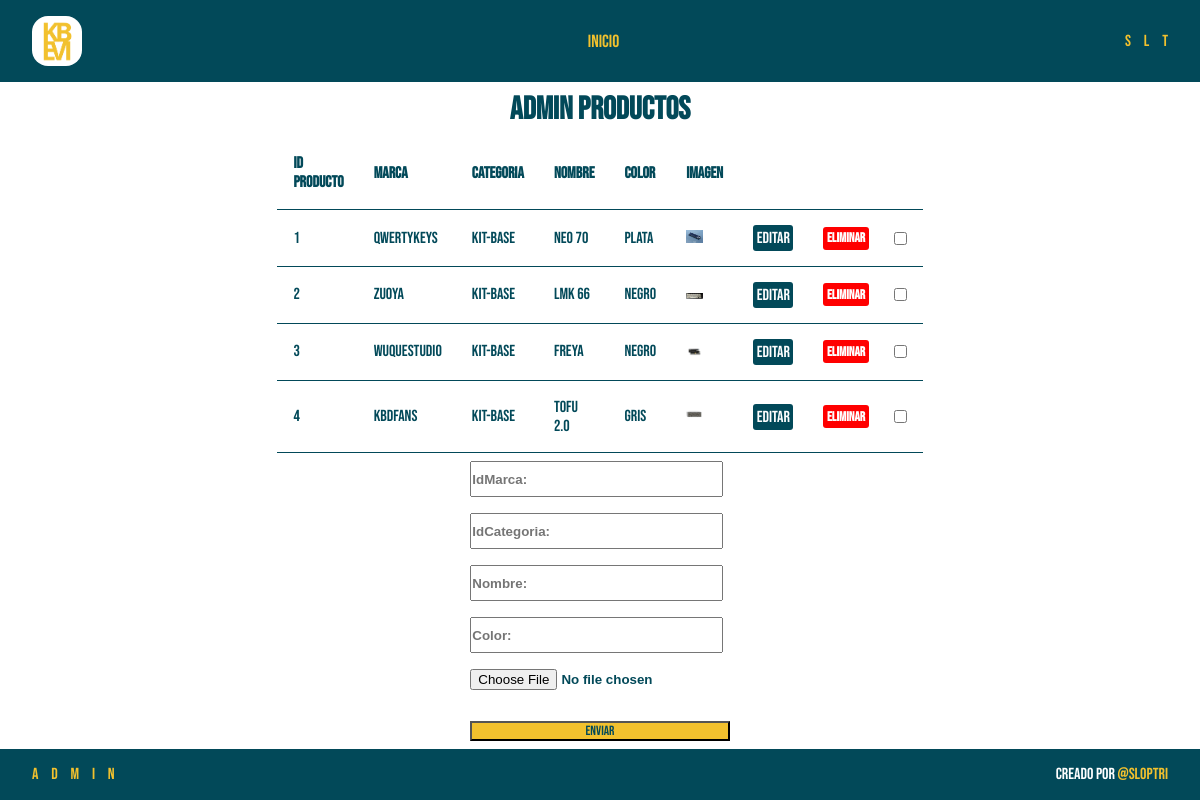
Screenshot of /admin/productos/admin_productos.php with the database file from the repository.
### tables this page shows
CREATE TABLE `producto` (
  `IdProducto` int(11) NOT NULL,
  `IdMarca` int(10) NOT NULL,
  `IdCategoria` int(10) NOT NULL,
  `Nombre` varchar(30) NOT NULL,
  `Color` varchar(100) NOT NULL,
  `Imagen` varchar(1000) DEFAULT NULL
);

### admin/productos/admin_productos.php (the view, shortened to what this page needs)
<?php
    $con = connection();
    $sql = "SELECT p.*,
       (SELECT c.Nombre
        FROM categoria c
        WHERE c.IdCategoria = p.IdCategoria) AS NombreCategoria
        FROM producto p;";
    $query = mysqli_query($con,$sql);
?>
<!DOCTYPE html>
<html lang="en">
<head>
    <link rel="stylesheet" href="../../css/styles.css">
</head>
<body>
    <header class="header">
        <img class="header__logo" src="../../img/logo.png" alt="">
        <a href="../index.php" class="header__admin__a">Inicio</a>
        <p class="logo__text">
            <span class="logo__text__letter">S</span>
            <span class="logo__text__letter">L</span>
            <span class="logo__text__letter">T</span>
        </p>
    </header>
    <main class="main__admin">
        <div class="main__admin__text"><h1>ADMIN PRODUCTOS</h1></div>
        <div class="main__admin__db">
            <table class="main__admin__db__table">
                <tr class="main__admin__db__table__tr">
                    <td>Id Producto</td>
                    <td>Marca</td>
                    <td>Categoria</td>
                    <td>Nombre</td>
                    <td>Color</td>
                    <td>Imagen</td>
                    <td></td>
                    <td></td>
                </tr>
                <?php
                        $marca=array();
                        $sql2 = "SELECT * FROM marca";
                        $query2 = mysqli_query($con,$sql2);
                        while($row2 = mysqli_fetch_assoc($query2)):
                            $marca[$row2['IdMarca']] = $row2['Nombre'];
                        endwhile;
                        while($row = mysqli_fetch_array($query)):
                    ?>
                <tr class="main__admin__db__table__tr">
                    <td><?= $row['IdProducto']?></td>
                    <td><?= $marca[$row['IdMarca']]?></td>
                    <td><?= $row['NombreCategoria']?></td>
                    <td><?= $row['Nombre']?></td>
                    <td><?= $row['Color']?></td>
                    <td><img src="<?= $row['Imagen']?>"alt="" class="main__admin__db__table__tr__img"></td>
                    <td><a href="update_producto.php?id=<?= $row['IdProducto']?>" class="main__admin__db__table__edit">Editar</a></td>
                    <td>
                        <form action="delete_producto.php" method="post" class="main__admin__db__table__seguro">
                            <button type="submit" class="main__admin__db__table__delete">Eliminar</button>
                            <input type="checkbox" name="seguro" class="main__admin__db__table__delete__seguro">
                        </form>
                    </td>
                </tr>
                <?php
                    endwhile;
                ?>
            </table>
        </div>
        <div class="main__admin__container">
            <form action="create_producto.php" method="POST" enctype="multipart/form-data">
                <article>
                    <input type="text" name="IdMarca" required  class="main__admin__container__form" placeholder="IdMarca:"><br><br>
                </article>
                <article>
                    <input type="text" name="IdCategoria" required  class="main__admin__container__form" placeholder="IdCategoria:"><br><br>
                </article>
                <article>
                    <input type="text" name="Nombre" required  class="main__admin__container__form" placeholder="Nombre:"><br><br>
                </article>
                <article>
                <input type="text" name="Color" required  class="main__admin__container__form" placeholder="Color:"><br><br>
                </article>
                <article>
                    <input type="file" name="Imagen" required  class="main__admin__container__form"><br><br>
                </article>
                <button type="submit" class="main__admin__container__form__buttom">Enviar</button>
            </form>
        </div>
    </main>
    <footer class="footer">
        <p class="logo__text">
            <span class="logo__text__letter">A</span>
            <span class="logo__text__letter">D</span>
            <span class="logo__text__letter">M</span>
            <span class="logo__text__letter">I</span>
            <span class="logo__text__letter">N</span>
        </p>
        <p class="footer__container__text">Creado por <a href="#">@Sloptri</a></p>
    </footer>
</body>
</html>

### css/styles.css (style rules this page uses)
* { box-sizing: border-box; margin: 0; padding: 0; }
body { height: 100svh; display: flex; flex-direction: column; }
p, a, h1,td,button { font-family: "Bebas Neue", sans-serif; }
img { width: 100%; height: 100%; }
a { text-decoration: none; color: #024959; }
.logo__text { display: flex; gap: .8rem; color: #F2C12E; }
.logo__text__letter { transition: .3s color; }
.header { display: flex; justify-content: space-between; align-items: center; background-color: #024959; padding: 1rem 2rem; }
.header__logo { width: 50px; height: 50px; border-radius: 1rem; }
.main__admin { display: grid; grid-template-columns: 7fr; flex-grow: 1; }
.footer__container__text a { color: #F2C12E; }
.footer__container__text { color: #ffffff; }
.footer { background-color:#024959; padding: 1rem 2rem; display: flex; flex-direction: row; justify-content: space-between; }
.main__admin__container { display: flex; flex-direction: column; align-items: center; justify-content: center; font-family: Arial, Helvetica, sans-serif; }
.main__admin__container__form { width: 100%; color: #024959; font-weight: bold; }
form { display: flex; flex-direction: column; row-gap: 1rem; color: #024959; }
article { display: flex; column-gap: .4rem; }
.main__admin__container__form__buttom { color: #024959; background-color: #F2C12E; }
.main__admin__text { display: flex; justify-content: center; align-items: center; font-family: Arial, Helvetica, sans-serif; color: #024959; }
.header__admin__a { color:#F2C12E; font-size: 1.1rem; transition: .3s font-size,color; }
.main__admin__db { display: flex; justify-content: center; }
.main__admin__db__table { width: 50%; border-collapse: collapse; color: #024959; }
.main__admin__db__table__tr { border: 1px solid transparent; border-bottom: 1px solid #024959; }
.main__admin__db__table__tr:first-child { font-weight: bold; }
.main__admin__db__table__tr td { padding: 15px; }
.main__admin__db__table__edit { color: white; background-color: #024959; border-radius: 3px; padding: 3.5px; }
.main__admin__db__table__delete { color: white; background-color: red; border-radius: 3px; padding: 3.5px; border: none; font-weight: bold; }
.main__admin__db__table__tr__img { width: 45%; }
.main__admin__db__table__seguro { display: flex; flex-direction: row; }
.main__admin__db__table__delete__seguro { margin-left: 25px; }

### rows the page displays
producto: IdProducto "1", IdMarca "QwertyKeys", NombreCategoria "Kit-Base", Nombre "Neo 70", Color "Plata", Imagen (picture)
producto: IdProducto "2", IdMarca "Zuoya", NombreCategoria "Kit-Base", Nombre "LMK 66", Color "Negro", Imagen (picture)
producto: IdProducto "3", IdMarca "WuqueStudio", NombreCategoria "Kit-Base", Nombre "Freya", Color "Negro", Imagen (picture)
producto: IdProducto "4", IdMarca "KBDfans", NombreCategoria "Kit-Base", Nombre "Tofu 2.0", Color "Gris", Imagen (picture)
